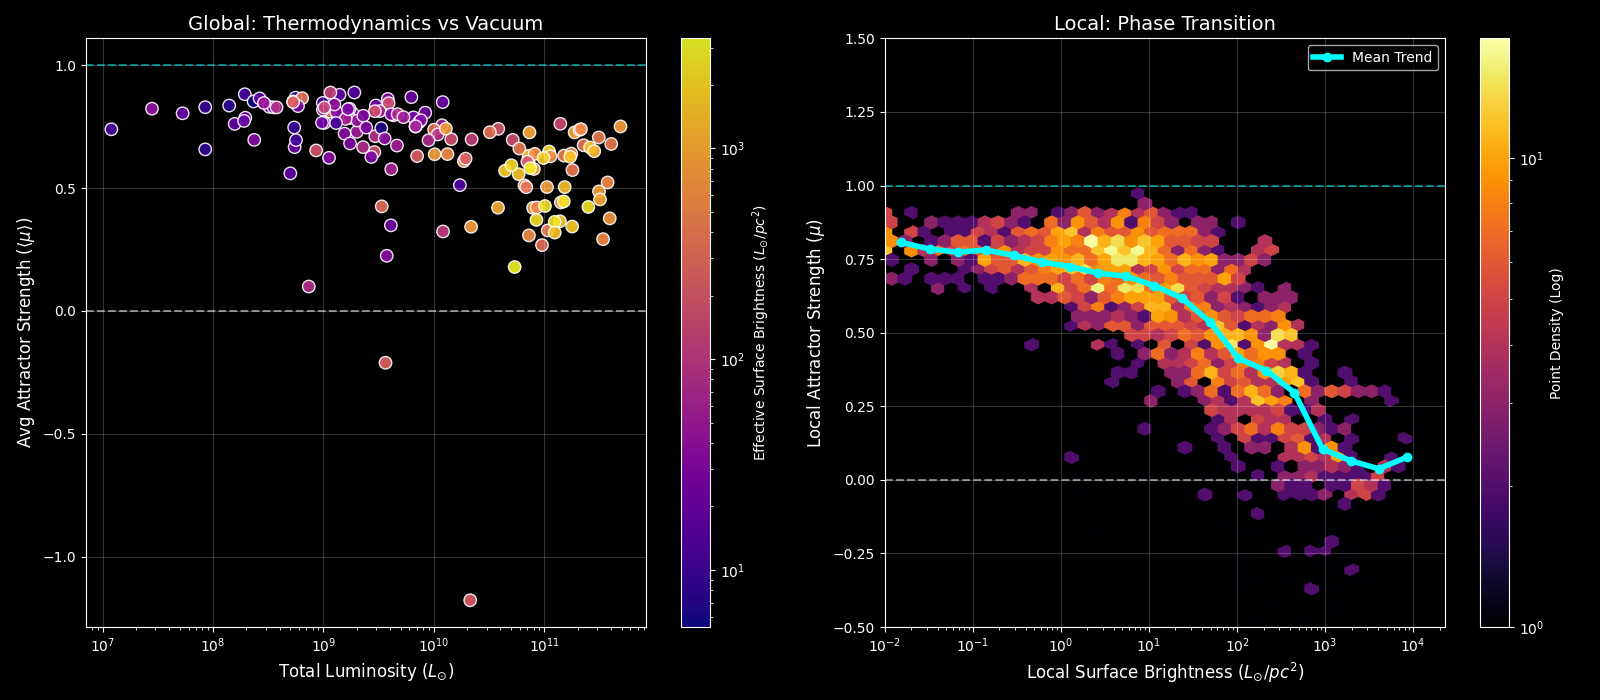

Reproduce this figure in Python.
import numpy as np
import pandas as pd
import matplotlib.pyplot as plt
from matplotlib.colors import LogNorm  # <--- Исправленный импорт
import os
import seaborn as sns

# ==========================================
# НАСТРОЙКИ
# ==========================================
PATH_ROTMOD = 'rotmod/'
PATH_SFB = 'sfb/'
PATH_TABLE = 'table1.mrt'

# Коэффициенты M/L
UPSILON_DISK = 0.5
UPSILON_BULGE = 0.7

def load_sparc_table(filepath):
    """
    Парсинг table1.mrt используя гибкое разделение по пробелам (split),
    чтобы избежать ошибок смещения колонок.
    """
    names = []
    lums = []   # Total Luminosity
    sbeff = []  # Effective Surface Brightness
    reff = []   # Effective Radius
    
    try:
        with open(filepath, 'r') as f:
            for line in f:
                # Пропускаем комментарии и пустые строки
                if line.strip().startswith('Byte') or line.strip().startswith('#') or line.strip().startswith('-') or not line.strip():
                    continue
                if line.strip().startswith('Galaxy') or line.strip().startswith('Title') or line.strip().startswith('Authors'):
                    continue
                
                parts = line.split()
                
                # Проверка: строка данных должна быть длинной (минимум 11 колонок)
                if len(parts) < 11: 
                    continue
                
                # UGC00119 (0) 8 (1) 15.50 (2) ... 2.636 (7=L) ... 3.57 (9=Reff) 206.52 (10=SBeff)
                try:
                    # Проверяем, что первый элемент похож на имя галактики (не число)
                    if parts[0][0].isdigit(): continue 

                    name = parts[0].strip()
                    l_val = float(parts[7])      # Luminosity (10^9 sol)
                    reff_val = float(parts[9])   # Reff (kpc)
                    sb_val = float(parts[10])    # Surface Brightness (sol/pc^2)
                    
                    names.append(name)
                    lums.append(l_val * 1e9)     # Переводим в абсолютные единицы
                    reff.append(reff_val)
                    sbeff.append(sb_val)
                except ValueError:
                    continue
                    
        print(f"   Успешно загружено {len(names)} записей из table1.")
        return pd.DataFrame({'Galaxy': names, 'L_total': lums, 'Reff': reff, 'SBeff': sbeff})
        
    except Exception as e:
        print(f"Критическая ошибка чтения таблицы {filepath}: {e}")
        return pd.DataFrame()

def calculate_mu_and_sb(rotmod_path, ups_disk=0.5, ups_bulge=0.7):
    """
    Считает локальные значения Mu и яркости.
    """
    try:
        data = np.genfromtxt(rotmod_path)
        # 0:Rad, 1:Vobs, 2:err, 3:Vgas, 4:Vdisk, 5:Vbul, 6:SBdisk, 7:SBbul
        r = data[:, 0]
        v_obs = data[:, 1]
        v_gas = np.abs(data[:, 3])
        v_disk = np.abs(data[:, 4])
        v_bulge = np.abs(data[:, 5])
        sb_disk = data[:, 6]
        sb_bul = data[:, 7]
        
        sb_total = sb_disk + sb_bul
        
        # Барионная скорость
        v_bar_sq = v_gas**2 + ups_disk * v_disk**2 + ups_bulge * v_bulge**2
        
        # Mu = 1 - (Vbar / Vobs)^2
        # Защита от деления на ноль
        with np.errstate(divide='ignore', invalid='ignore'):
            mu_local = 1.0 - (v_bar_sq / v_obs**2)
        
        # Фильтрация: R > 0, Vobs > 10, Mu не бесконечность
        mask = (r > 0.5) & (v_obs > 20) & (sb_total > 0) & np.isfinite(mu_local)
        
        return r[mask], mu_local[mask], sb_total[mask]
        
    except Exception as e:
        return None, None, None

# ==========================================
# ЗАПУСК
# ==========================================

print("1. Загрузка глобальных параметров...")
df_global = load_sparc_table(PATH_TABLE)

all_mu_points = []
all_sb_points = [] 

galaxy_mean_mu = []
galaxy_luminosity = []
galaxy_sbeff = [] # Для цвета точек

print("2. Обработка профилей вращения...")

count_processed = 0
for index, row in df_global.iterrows():
    gal_name = row['Galaxy']
    file_path = os.path.join(PATH_ROTMOD, f"{gal_name}_rotmod.dat")
    
    if os.path.exists(file_path):
        r, mu, sb = calculate_mu_and_sb(file_path, UPSILON_DISK, UPSILON_BULGE)
        
        if r is not None and len(r) > 5:
            # 1. Сбор данных для HEATMAP (Локальная физика)
            # Ограничиваем Mu разумными рамками (шум измерений может давать mu=-5 или mu=5)
            # Нас интересует переход от 0 до 1.
            valid_idx = (mu > -0.5) & (mu < 1.2)
            
            all_mu_points.extend(mu[valid_idx])
            all_sb_points.extend(sb[valid_idx])
            
            # 2. Сбор данных для SCATTER (Глобальная физика)
            # Берем среднее Mu по внешним частям, где аттрактор должен работать чисто
            # Если галактика маленькая, берем все точки
            if np.max(r) > 2 * row['Reff']:
                outer_mask = (r > 2.0 * row['Reff'])
                mean_mu_gal = np.mean(mu[outer_mask])
            else:
                mean_mu_gal = np.mean(mu)
                
            galaxy_mean_mu.append(mean_mu_gal)
            galaxy_luminosity.append(row['L_total'])
            galaxy_sbeff.append(row['SBeff'])
            count_processed += 1

print(f"   Обработано {count_processed} галактик с данными.")
            
# Преобразуем в массивы
all_mu_points = np.array(all_mu_points)
all_sb_points = np.array(all_sb_points)

# ==========================================
# ГРАФИКИ
# ==========================================
plt.style.use('dark_background') 
fig = plt.figure(figsize=(16, 7))

# --- ГРАФИК 1: Глобальная связь (Светимость vs Вакуум) ---
ax1 = fig.add_subplot(121)

# Фильтруем данные для scatter (убираем nan)
mask_glob = np.isfinite(galaxy_luminosity) & np.isfinite(galaxy_mean_mu)
g_lum = np.array(galaxy_luminosity)[mask_glob]
g_mu = np.array(galaxy_mean_mu)[mask_glob]
g_sb = np.array(galaxy_sbeff)[mask_glob]

# scatter c LogNorm для цвета
sc1 = ax1.scatter(g_lum, g_mu, c=g_sb, 
                  cmap='plasma', s=80, edgecolors='w', alpha=0.9, 
                  norm=LogNorm()) # <--- Используем правильный LogNorm

ax1.set_xscale('log')
ax1.set_xlabel(r'Total Luminosity ($L_{\odot}$)', fontsize=12)
ax1.set_ylabel(r'Avg Attractor Strength ($\langle \mu \rangle$)', fontsize=12)
ax1.set_title('Global: Thermodynamics vs Vacuum', fontsize=14)
ax1.grid(True, alpha=0.2)
ax1.axhline(0, color='w', linestyle='--', alpha=0.5, label='Newton (0)')
ax1.axhline(1, color='cyan', linestyle='--', alpha=0.5, label='Attractor (1)')

cbar1 = plt.colorbar(sc1, ax=ax1)
cbar1.set_label(r'Effective Surface Brightness ($L_{\odot}/pc^2$)')

# --- ГРАФИК 2: Локальная фазовая диаграмма ---
ax2 = fig.add_subplot(122)

# Hexbin для тысяч точек - ИСПРАВЛЕНО: xscale='log' вместо xscale('log')
hb = ax2.hexbin(all_sb_points, all_mu_points, gridsize=40, 
                cmap='inferno', bins='log', mincnt=1, xscale='log')

# Тренд (Mean)
try:
    # Делим ось X (яркость) на бины
    bins = np.logspace(np.log10(max(min(all_sb_points), 1e-3)), np.log10(max(all_sb_points)), 20)
    # Считаем среднее Mu в каждом бине яркости
    digitized = np.digitize(all_sb_points, bins)
    means = []
    centers = []
    for i in range(1, len(bins)):
        vals = all_mu_points[digitized == i]
        if len(vals) > 5: # Берем бин только если там есть точки
            means.append(vals.mean())
            centers.append((bins[i-1] + bins[i])/2)
            
    ax2.plot(centers, means, 'cyan', linewidth=4, marker='o', label='Mean Trend')
except Exception as e:
    print(f"Ошибка построения тренда: {e}")

ax2.set_xscale('log')
ax2.set_xlabel(r'Local Surface Brightness ($L_{\odot}/pc^2$)', fontsize=12)
ax2.set_ylabel(r'Local Attractor Strength ($\mu$)', fontsize=12)
ax2.set_title('Local: Phase Transition', fontsize=14)
ax2.set_ylim(-0.5, 1.5)
ax2.set_xlim(left=0.01) # Чтобы не уезжать в -бесконечность логарифма
ax2.axhline(0, color='w', linestyle='--', alpha=0.5)
ax2.axhline(1, color='cyan', linestyle='--', alpha=0.5)
ax2.grid(True, alpha=0.2)
ax2.legend()

cb2 = plt.colorbar(hb, ax=ax2)
cb2.set_label('Point Density (Log)')

plt.tight_layout()
filename = 'thermo_correlation_v2.png'
plt.savefig(filename, dpi=150)
print(f"График сохранен как {filename}")
plt.show()
